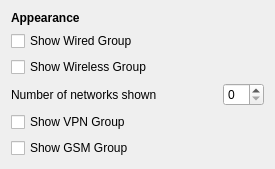
<ui version="4.0" >
 <class>nmConfig</class>
 <widget class="QWidget" name="nmConfig" >
  <property name="geometry" >
   <rect>
    <x>0</x>
    <y>0</y>
    <width>275</width>
    <height>168</height>
   </rect>
  </property>
  <property name="sizePolicy" >
   <sizepolicy vsizetype="Expanding" hsizetype="Expanding" >
    <horstretch>0</horstretch>
    <verstretch>0</verstretch>
   </sizepolicy>
  </property>
  <property name="baseSize" >
   <size>
    <width>200</width>
    <height>700</height>
   </size>
  </property>
  <property name="windowTitle" >
   <string>Configure the System Bar</string>
  </property>
  <layout class="QGridLayout" name="gridLayout" >
   <item row="7" column="1" >
    <widget class="QSpinBox" name="numberOfWlans" />
   </item>
   <item row="7" column="0" >
    <widget class="QLabel" name="label_2" >
     <property name="sizePolicy" >
      <sizepolicy vsizetype="Preferred" hsizetype="Expanding" >
       <horstretch>0</horstretch>
       <verstretch>0</verstretch>
      </sizepolicy>
     </property>
     <property name="text" >
      <string>Number of networks shown</string>
     </property>
    </widget>
   </item>
   <item row="4" column="0" >
    <widget class="QCheckBox" name="showWireless" >
     <property name="text" >
      <string>Show Wireless Group</string>
     </property>
    </widget>
   </item>
   <item row="8" column="0" >
    <widget class="QCheckBox" name="showVpn" >
     <property name="text" >
      <string>Show VPN Group</string>
     </property>
    </widget>
   </item>
   <item row="9" column="0" >
    <widget class="QCheckBox" name="showGsm" >
     <property name="text" >
      <string>Show GSM Group</string>
     </property>
    </widget>
   </item>
   <item row="1" column="0" >
    <widget class="QLabel" name="label" >
     <property name="text" >
      <string>&lt;b>Appearance&lt;/b></string>
     </property>
    </widget>
   </item>
   <item row="3" column="0" >
    <widget class="QCheckBox" name="showWired" >
     <property name="text" >
      <string>Show Wired Group</string>
     </property>
    </widget>
   </item>
  </layout>
 </widget>
 <resources/>
 <connections/>
</ui>
